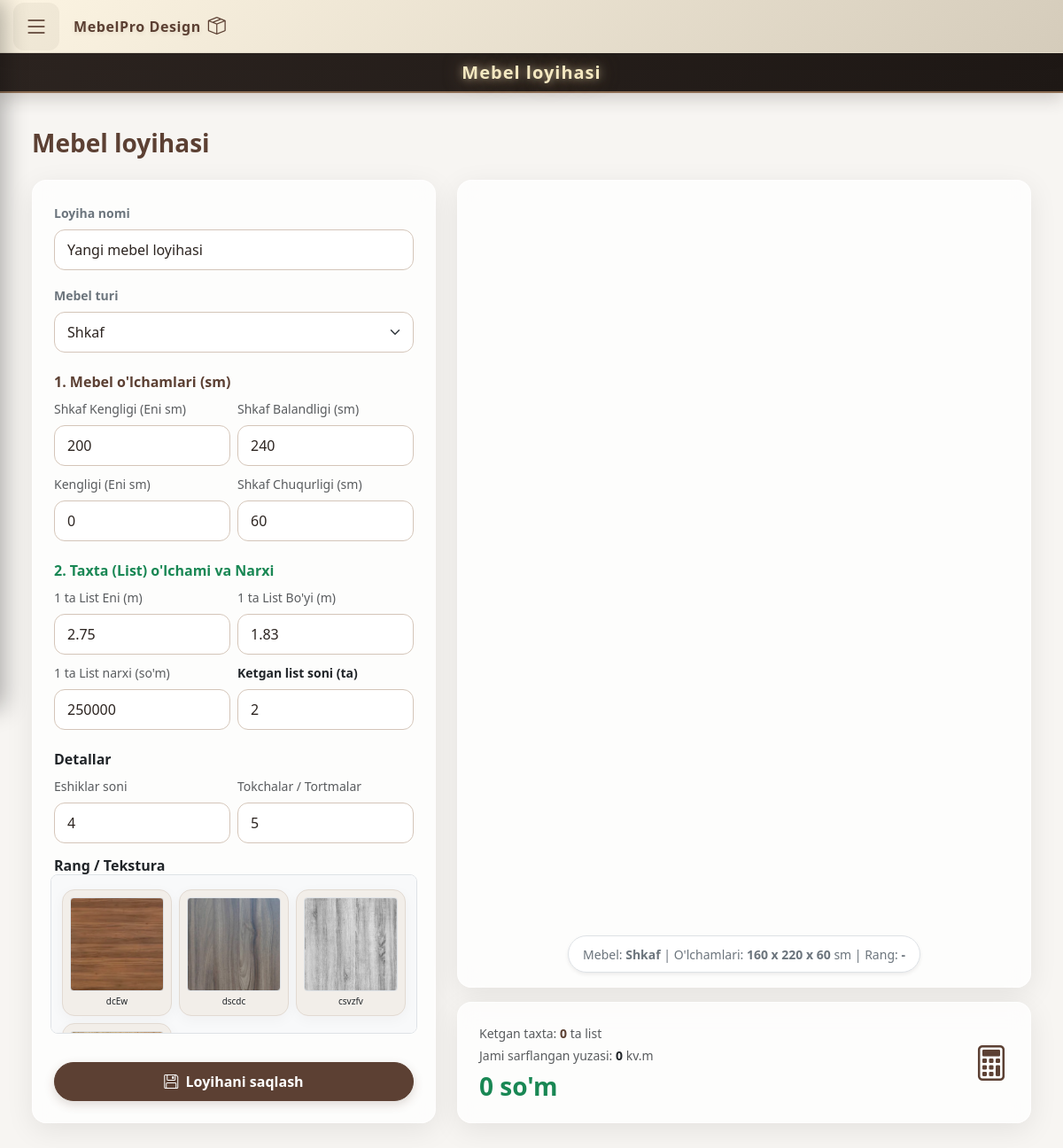
Screenshot of /furniture/create/ (signed in) with the database file from the repository.
### furniture/models.py (models this page shows, shortened)
class MdfColor(models.Model):
    name = models.CharField(max_length=100, verbose_name="Rang nomi")
    image = models.ImageField(upload_to='colors/', verbose_name="Rang rasmi")
    created_at = models.DateTimeField(auto_now_add=True)

### furniture/views.py (the view)
# urls.py: path('create/', views.create_project_view, name='create_project'),
@maker_required
def create_project_view(request):
    if request.method == 'POST':
        data = request.POST.copy()
        if 'name' in data and not data.get('title'):
            data['title'] = data['name']
        if 'area' in data and not data.get('square_meters'):
            data['square_meters'] = data['area']
        if 'price_per_sqm' in data and not data.get('price_per_unit'):
            data['price_per_unit'] = data['price_per_sqm']
        if not data.get('material'):
            data['material'] = 'MDF'
        if not data.get('thickness'):
            data['thickness'] = '18 mm'
        form = FurnitureProjectForm(data, request.FILES)
        if form.is_valid():
            project = form.save(commit=False)
            project.user = request.user  # Foydalanuvchini biriktiramiz
            board_count = float(data.get('board_count') or 1)
            single_price = float(data.get('single_board_price') or 250000)
            project.estimated_price = board_count * single_price
            sq_m = float(data.get('square_meters') or data.get('area') or 0)
            if hasattr(project, 'square_meters'):
                project.square_meters = sq_m
            project.save()
            return redirect('my_projects')
        else:
            print("  ")
            print(form.errors)
            print("  ")
    else:
        form = FurnitureProjectForm()
    available_colors = MdfColor.objects.all().order_by('-id')
    return render(request, 'furniture/create_project.html', {'form': form, 'available_colors': available_colors})

### furniture/views.py (called while the page is built)
def maker_required(view_func):
    @login_required
    @wraps(view_func)
    def wrapper(request, *args, **kwargs):
        u = request.user
        is_maker = hasattr(u, 'userprofile') and u.userprofile.role == 'maker'
        if u.is_superuser or u.is_staff or is_maker:
            return view_func(request, *args, **kwargs)
        messages.error(request, "Bu sahifa faqat mebelchilar uchun!")
        return redirect('home')  # ochiq sahifa: redirect aylanishi bo'lmaydi
    return wrapper

### templates/furniture/create_project.html (shortened to what this page needs)
{% extends 'base.html' %}
{% block page_title %}Mebel loyihasi{% endblock %}
{% block content %}
<div class="container-fluid py-3">
    <h3 class="fw-bold mb-4 text-primary">Mebel loyihasi</h3>
    <form method="post">
        <div class="row g-4 align-items-stretch">
            <div class="col-md-5 d-flex">
                <div class="card custom-card p-4 w-100 h-100 d-flex flex-column justify-content-between">
                    <div>
                        <div class="mb-3">
                            <label class="form-label fw-bold text-secondary small">Loyiha nomi</label>
                            <input type="text" name="name" class="form-control form-control-custom" value="{{ form.name.value|default:'Yangi mebel loyihasi' }}" required>
                        </div>
                        <div class="mb-3">
                            <label class="form-label fw-bold text-secondary small">Mebel turi</label>
                            <select id="furnitureTypeSelect" name="furniture_type" class="form-select form-control-custom">
                                <option value="Shkaf" {% if form.furniture_type.value == 'Shkaf' %}selected{% endif %}>Shkaf</option>
                            </select>
                        </div>
                        <h6 class="fw-bold mt-4 mb-2 text-primary">1. Mebel o'lchamlari (sm)</h6>
                        <div class="row g-2 mb-2" id="dimensions-container">
                            <div class="col-6" id="field-width-box">
                                <label class="form-label small text-muted" id="label-width">Shkaf Kengligi (Eni sm)</label>
                                <input type="number" step="1" name="width" id="widthInput" class="form-control form-control-custom" value="{{ form.width.value|default:160 }}">
                            </div>
                            <div class="col-6" id="field-height-box">
                                <label class="form-label small text-muted" id="label-height">Shkaf Balandligi (sm)</label>
                                <input type="number" step="1" name="height" id="heightInput" class="form-control form-control-custom" value="{{ form.height.value|default:220 }}">
                            </div>
                            <div class="col-6" id="field-length-box">
                                <label class="form-label small text-muted" id="label-length">Kengligi (Eni sm)</label>
                                <input type="number" step="1" name="length" id="lengthInput" class="form-control form-control-custom" value="{{ form.length.value|default:0 }}">
                            </div>
                            <div class="col-6" id="field-depth-box">
                                <label class="form-label small text-muted" id="label-depth">Shkaf Chuqurligi (sm)</label>
                                <input type="number" step="1" name="depth" id="depthInput" class="form-control form-control-custom" value="{{ form.depth.value|default:60 }}">
                            </div>
                        </div>
                        <h6 class="fw-bold mt-4 mb-2 text-success">2. Taxta (List) o'lchami va Narxi</h6>
                        <div class="row g-2 mb-2">
                            <div class="col-6">
                                <label class="form-label small text-muted">1 ta List Eni (m)</label>
                                <input type="number" step="0.01" id="boardWidthInput" class="form-control form-control-custom" value="2.75">
                            </div>
                            <div class="col-6">
                                <label class="form-label small text-muted">1 ta List Bo'yi (m)</label>
                                <input type="number" step="0.01" id="boardHeightInput" class="form-control form-control-custom" value="1.83">
                            </div>
                        </div>
                        <div class="row g-2 mb-3">
                            <div class="col-6">
                                <label class="form-label small text-muted">1 ta List narxi (so'm)</label>
                                <input type="number" step="1000" id="singleBoardPriceInput" class="form-control form-control-custom fw-bold border-primary" value="250000">
                            </div>
                            <div class="col-6">
                                <label class="form-label small fw-bold text-dark">Ketgan list soni (ta)</label>
                                <input type="number" step="0.1" name="board_count" id="boardCountInput" class="form-control form-control-custom fw-bold border-success" value="2">
                            </div>
                        </div>
                        <div id="details-section">
                            <h6 class="fw-bold mt-4 mb-2 text-dark">Detallar</h6>
                            <div class="row g-2 mb-3">
                                <div class="col-6" id="doors-count-box">
                                    <label class="form-label small text-muted" id="label-doors">Eshiklar soni</label>
                                    <input type="number" name="doors_count" class="form-control form-control-custom" value="{{ form.doors_count.value|default:2 }}">
                                </div>
                                <div class="col-6" id="shelves-count-box">
                                    <label class="form-label small text-muted" id="label-shelves">Tokchalar / Tortmalar</label>
                                    <input type="number" name="shelves_count" class="form-control form-control-custom" value="{{ form.shelves_count.value|default:3 }}">
                                </div>
                            </div>
                        </div>
                        <h6 class="fw-bold mt-3 mb-2 text-dark">Rang / Tekstura</h6>
                        <div class="mb-3">
                            <div class="row g-2 p-2 border rounded-3 bg-light" style="max-height: 180px; overflow-y: auto;" id="texture-selector-container">
                                {% for color in available_colors %}
                                <div class="col-4">
                                    <div class="texture-card border rounded-2 p-2 text-center" data-color-id="{{ color.id }}" data-color-url="{{ color.image.url }}" data-color-name="{{ color.name }}" style="cursor: pointer; transition: all 0.2s;">
                                        <div style="width: 100%; aspect-ratio: 1 / 1; background-image: url('{{ color.image.url }}'); background-size: cover; background-position: center;" class="rounded-1 mb-1 border"></div>
                                        <span class="d-block text-truncate text-dark fw-medium" style="font-size: 10px;">{{ color.name }}</span>
                                    </div>
                                </div>
                                {% empty %}
                                <div class="col-12 text-center py-2 text-muted small">Hozircha MDF ranglari qo'shilmagan.</div>
                                {% endfor %}
                            </div>
                        </div>
                    </div>
                    <button type="submit" class="btn btn-primary w-100 py-2 fw-bold mt-3 rounded-pill shadow-sm">
                        <i class="bi bi-floppy me-1"></i> Loyihani saqlash
                    </button>
                </div>
            </div>
            <div class="col-md-7 d-flex flex-column">
                <div class="card custom-card p-4 text-center justify-content-center align-items-center position-relative mb-3 flex-grow-1" style="min-height: 440px; background-color: #f7f5f2; overflow: hidden;">
                    <div id="threejs-container" class="w-100 h-100 position-relative" style="min-height: 360px; cursor: grab;"></div>
                    <div id="dimension-info" class="mt-2 p-2 bg-white rounded-pill shadow-sm border d-inline-block px-3 position-absolute bottom-0 mb-3">
                        <span class="text-secondary small">Mebel: <strong id="val-type">Shkaf</strong> | O'lchamlari: <strong id="val-dimensions">160 x 220 x 60</strong> sm | Rang: <strong id="val-color">-</strong></span>
                    </div>
                </div>
                <div class="card custom-card p-4">
                    <div class="row align-items-center">
                        <div class="col-8">
                            <span class="text-muted small d-block mb-1">Ketgan taxta: <strong id="show-board-count" class="text-primary">0</strong> ta list</span>
                            <span class="text-muted small d-block mb-2">Jami sarflangan yuzasi: <strong id="show-total-area" class="text-dark">0</strong> kv.m</span>
                            <h3 class="fw-bold mb-0 text-success"><span id="total-price">0</span> so'm</h3>
                        </div>
                        <div class="col-4 text-end fs-1 text-primary">
                            <i class="bi bi-calculator"></i>
                        </div>
                    </div>
                </div>
            </div>
        </div>
    </form>
</div>
{% endblock %}

### static/css/style.css (style rules this page uses)
body, .main-content, main { background-color: #f7f5f2 !important; font-family: 'Segoe UI', system-ui, -apple-system, sans-serif !important; color: #2c2420 !important; }
.card, .custom-card, .ui-card, .project-card, .color-card, .material-card { background-color: #f7f5f2 !important; border-radius: 18px !important; border: 1px solid #e7e2dc !important; box-shadow: 0 8px 24px rgba(44, 36, 32, 0.05) !important; transition: transform 0.35s cubic-bezier(0.34, 1.56, 0.64, 1), box-shadow 0.35s ease, border-color 0.35s ease !important; overflow: hidden; }
input[type="text"], input[type="number"], input[type="email"], input[type="password"], input[type="file"], select, textarea, .form-control, .custom-input, .form-control-custom { background-color: #ffffff !important; border: 1px solid #d4c5b9 !important; border-radius: 12px !important; padding: 10px 14px !important; color: #2c2420 !important; font-weight: 500 !important; transition: all 0.25s ease-in-out !important; }
.btn-primary, button[type="submit"], a.btn-primary { background-color: #5c4033 !important; border-color: #5c4033 !important; color: #ffffff !important; border-radius: 50px !important; font-weight: 600 !important; padding: 9px 20px !important; box-shadow: 0 4px 12px rgba(92, 64, 51, 0.2) !important; transition: all 0.2s ease-in-out !important; }
h1, h2, h3, h4, h5, h6, .text-primary, h3.text-primary, h4.text-primary { color: #5c4033 !important; }
.texture-card { border-radius: 12px !important; transition: all 0.2s ease !important; background-color: #ffffff !important; }
.texture-card, .color-card, .material-card { background-color: #f2eee9 !important; border: 1px solid #e2dad2 !important; border-radius: 14px !important; box-shadow: 0 4px 15px rgba(44, 36, 32, 0.04) !important; transition: all 0.25s ease !important; }
.custom-card { background: rgba(255, 255, 255, 0.75) !important; backdrop-filter: blur(12px) !important; -webkit-backdrop-filter: blur(12px) !important; border: 1px solid rgba(255, 255, 255, 0.6) !important; box-shadow: 0 8px 32px 0 rgba(0, 0, 0, 0.08) !important; border-radius: 16px !important; }

### static/css/responsive-notebook.css (style rules this page uses)
body { max-width: 100%; overflow-x: clip; }

### rows the page displays
MdfColor: image (picture), name "dcEw"
MdfColor: image (picture), name "dscdc"
MdfColor: image (picture), name "csvzfv"
MdfColor: image (picture)
